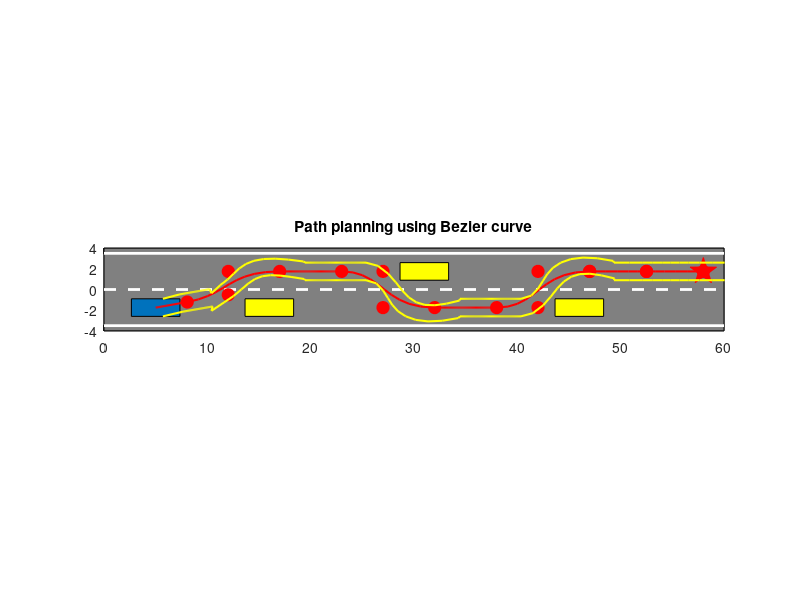

MATLAB code to generate this figure:
clc;  clear; close all
%% Initialisation
lane_width = 3.5;  % Lane width
lane_length = 60;  % Lane length
y_right_border = - lane_width;  % Y coordinate of the right border of the road
y_left_border = lane_width;  % Y coordinate of the left border of the road
veh_width = 1.7;  % Vehicle width
veh_length = 4.7;  % Vehicle length
road_x = 0;  % X coordinate of the road bottom left corner
ego_rr_x = 1;  % Initial X coordinate of the right rear tire of the ego vehicle
ego_rr_y = -lane_width/2 - veh_width/2;  % Initial Y coordinate of right rear tire of the ego vehicle

% Initial position of COG of the ego vehicle [x y]
P_init = [5, -1.75]; 
% Initial yaw angle of the ego vehicle
alpha_init = 10/180*pi;

% Position of the goal
Pg = [lane_length-2, 1.75];


d_goal = 0.1;  % The desired maximum distance between the goal and the ego vehicle

% Position and lane of obstacles
dist_obs = 15;
car1 = [ego_rr_x+15, ego_rr_y+veh_width/2];
car2 = [car1(:,1)+dist_obs, -car1(:,2)];
car3 = [car2(:,1)+dist_obs, -car2(:,2)];
% Pobs = [car1;car2;car3];
Pobs = [car1;car2;car3];

% Longitudinal distance between the ego vehicle and obstacles for changing lane
dist_lon = 8;

% Step for the movement of ego vehicle in longitudinal direction
step = 0.1;

%% Simulation 
P_ego = P_init; 
alpha = alpha_init;
i_loop = 0;
imax = 20;
Path_cog = P_ego;
flag_obs = 0;
control_points = [];

tic; % Start timer
while norm(P_ego - Pg)>=d_goal && i <=imax
    
    Pobs_tem = [];  % Obstacles that in front of the ego vehicle
    
    for j = 1 : size(Pobs, 1)
        % If there are obstacles, whose x coordinate is bigger than the x
        % coordinate of the ego vehicle, then it is considered in front of the ego vehicle
        if Pobs(j, 1) - P_ego(1) > 0
            Pobs_tem = [Pobs_tem; Pobs(j,:)];
            flag_obs = 1;
        else
            flag_obs = 0;
        end             
    end     
    
    if flag_obs == 0  
        % No obstacles in front of the ego vehicle, then calculate the control
        % points for the Bezier curve from the position of the ego vehicle
        % and the position of the goal. The Bezier curve begins from the
        % current position of the ego vehicle and ends at the goal, which
        % means these control points will only be calculated once, to avoid
        % discontinuity. 
        % The Bezier curve will be calculated in the for loop (see the end of this while loop)
        P0 = P_ego;
        P1 = [(P_ego(1) + Pg(1))/2, (Pg(1) - P_ego(1))/2  * tan(alpha) + P_ego(2)];
        P2 = [P1(1), Pg(2)];
        P3 = Pg;
        control_points = [control_points; P0; P1; P2; P3];
        
    else  % There are obstacles in front of the ego vehicle       
         [x_obs, index] = min(Pobs_tem(:, 1));  % Get the closest obstacle in front of the ego vehicle          
         if x_obs - P_ego(1) <= dist_lon            
         % If the distance from the ego vehicle to the closest obstacle is smaller than the threshold, then change the lane.    
         % Note that the control points are desiged that this Bezier curve 
         % will begin from the position, where the distance of the ego vehicle
         % to the obstable smaller than the thereshold and ends at 1 m away from
         % the x coordinate of the obstacle, so that these points will only be
         % calculated once during the lane change to avoid discontinuity.
         % The Bezier curve will be calculated in the for loop (see the end of this while loop)
            P0 = P_ego;
            P1 = [(P_ego(1) + x_obs)/2, (x_obs - P_ego(1))/2 * tan(alpha) + P_ego(2)];
            if Pobs_tem(index, 2) <= 0
                P2 = [P1(1), lane_width/2];                
            else
                P2 = [P1(1), -lane_width/2];
            end
            P3 = [x_obs+1, P2(2)];
            alpha = 0;  % This is only valid for straight road. For a curve, the yaw angle is given by the
                        % cavature of road.
                        
            control_points = [control_points; P0; P1; P2; P3];
         else  % The distance from the ego vehicle to the closest obstacle is bigger than the threshold
               % The ego vehicle just goes straight forward with the
               % predefined step 
             P_ego = P_ego + step*[cos(alpha), sin(alpha)];
             Path_cog = [Path_cog; P_ego];
             continue  % It goes direct back to the start point of the loop, the Bezier curve will
                       % not be calculated
         end
    end
    
    % Calculate the Bezier curve accroding to the control points
    for t = 0:step:1  
        P_ego = (1-t)^3 * P0 + 3 * t * (1-t)^2 * P1 + 3 * t^2 * (1-t) * P2 + t^3 * P3;
        Path_cog = [Path_cog; P_ego];
    end
    
    P_ego = Path_cog(end,:);
end

toc;  % Stop timer
%% Plot
figure

% Road
% Coordinates begin from bottom left corner with clockwise direction
fig_road = [road_x, -lane_width-0.5;...
                  road_x, lane_width+0.5;...
                  road_x+lane_length, lane_width+0.5;...
                  road_x+lane_length, -lane_width-0.5];  
fill(fig_road(:,1), fig_road(:,2), [0.5 0.5 0.5]);
hold on

% Ego vehicle
fig_veh = [P_init(1)-veh_length/2, P_init(2)-veh_width/2;...
           P_init(1)+veh_length/2, P_init(2)-veh_width/2;...
           P_init(1)+veh_length/2, P_init(2)+veh_width/2;...
           P_init(1)-veh_length/2, P_init(2)+veh_width/2];
fill(fig_veh(:,1), fig_veh(:,2), [0 0.4470 0.7410]);

% Lines
plot([road_x, lane_length], [0, 0], 'w--', 'LineWidth', 2);  % Dashed line
plot([road_x, lane_length], [lane_width, lane_width], 'w', 'LineWidth', 2);  % Left solid line
plot([road_x, lane_length], [-lane_width, -lane_width], 'w', 'LineWidth', 2);  % Right solid line

% Axis settings
axis equal
set(gca, 'XLim', [road_x, lane_length]);
set(gca, 'YLim', [-4, 4]);
title('Path planning using Bezier curve')

% Plot obstacles
cars = [];
for i = 1 : size(Pobs,1)
rr_x = Pobs(i,1) - veh_length/2;
rr_y = Pobs(i,2) - veh_width/2;
rl_x = rr_x;
rl_y = rr_y + veh_width;
fr_x = rr_x + veh_length;
fr_y = rr_y;
fl_x = rr_x + veh_length;
fl_y = rr_y + veh_width;
car = [rr_x,rr_y;...
       rl_x,rl_y;...
       fl_x,fl_y;...
       fr_x,fr_y];
fill(car(:,1), car(:,2), 'yellow')
end
% scatter(Pobs(:,1), Pobs(:,2), '+')

% Plot the goal
scatter(Pg(1), Pg(2), 400, 'p', 'MarkerFaceColor', 'r', 'MarkerEdgeColor', 'r'); 

% Plot the control points
scatter(control_points(:,1), control_points(:,2), 80, 'filled', 'MarkerFaceColor','r', 'MarkerEdgeColor', 'r')



% Plot the path of COG, front left wheel and front right wheel of ego
% vehicle
angle_fl = atan2(veh_width/2, veh_length/2);
angle_fr = angle_fl;
L= sqrt((veh_width/2)^2 + (veh_length/2)^2);
alpha_plot = alpha_init;
beta_fl = angle_fl;
beta_fr = angle_fr;
Path_fl = [ego_rr_x+veh_length, ego_rr_y+veh_width];
Path_fr = [ego_rr_x+veh_length, ego_rr_y];


for i = 2:size(Path_cog,1)
 
    % The calculation of alpha based on the slope of two adjacent points
     alpha_plot = [alpha_plot; atan2(Path_cog(i, 2) - Path_cog(i-1, 2),...
                                        Path_cog(i, 1) - Path_cog(i-1, 1))];
     
     beta_fl = [beta_fl, alpha_plot(i) + angle_fl];
     beta_fr = [beta_fr, alpha_plot(i) - angle_fr];
     Path_fl = [Path_fl; [Path_cog(i, 1) + L * cos(beta_fl(i)),...
                                    Path_cog(i, 2) + L * sin(beta_fl(i))] ];
     Path_fr = [Path_fr; [Path_cog(i, 1) + L * cos(beta_fr(i)),...
                          Path_cog(i, 2) + L * sin(beta_fr(i))]];
end


% Path of the COG of the  ego vehicle
plot(Path_cog(:, 1), Path_cog(:,2), 'color','r', 'linewidth',1.5); 

% Path of the front left wheel of the ego vehicle
plot(Path_fl(:, 1), Path_fl(:,2), 'y', 'linewidth',1.5); 
% Path of the front right wheel of the ego vehicle
plot(Path_fr(:,1), Path_fr(:,2), 'y', 'linewidth', 1.5);  

% % % Animation
% Path_al = animatedline('color','r', 'linewidth', 1.5); 
% 
% 
% 
% 
% Path_fr_al = animatedline('color','blue', 'linewidth', 2);
% Path_fl_al = animatedline('color','blue', 'linewidth', 2);
% for k =1 : size(Path_cog(:,1),1)
%     
%     addpoints(Path_al, Path_cog(k, 1), Path_cog(k,2));
%     addpoints(Path_fr_al, Path_fr(k, 1), Path_fr(k,2));
%     addpoints(Path_fl_al, Path_fl(k, 1), Path_fl(k,2));
%     drawnow
%     pause(0.1)
% end





























